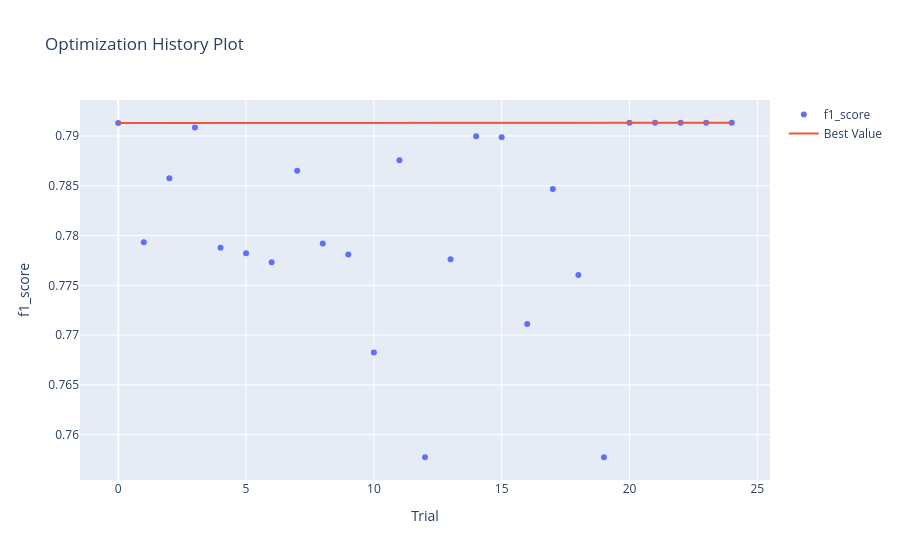

Write notebook code for a chart like this one.
### Code cell
optuna.visualization.plot_optimization_history(optuna_study_log_reg_3, target_name='f1_score')

### Figure 1 — Plotly figure (JSON) as saved in the notebook; plotly's stock layout.template omitted (floating-point values rounded to 4 significant figures)
{"data": [{"mode": "markers", "name": "f1_score", "type": "scatter", "x": [0, 1, 2, 3, 4, 5, 6, 7, 8, 9, 10, 11, 12, 13, 14, 15, 16, 17, 18, 19, 20, 21, 22, 23, 24], "y": [0.7913, 0.7793, 0.7858, 0.7908, 0.7788, 0.7782, 0.7773, 0.7865, 0.7792, 0.7781, 0.7682, 0.7876, 0.7577, 0.7776, 0.79, 0.7899, 0.7711, 0.7847, 0.776, 0.7577, 0.7913, 0.7913, 0.7913, 0.7913, 0.7913]}, {"mode": "lines", "name": "Best Value", "type": "scatter", "x": [0, 1, 2, 3, 4, 5, 6, 7, 8, 9, 10, 11, 12, 13, 14, 15, 16, 17, 18, 19, 20, 21, 22, 23, 24], "y": [0.7913, 0.7913, 0.7913, 0.7913, 0.7913, 0.7913, 0.7913, 0.7913, 0.7913, 0.7913, 0.7913, 0.7913, 0.7913, 0.7913, 0.7913, 0.7913, 0.7913, 0.7913, 0.7913, 0.7913, 0.7913, 0.7913, 0.7913, 0.7913, 0.7913]}, {"marker": {"color": "#cccccc"}, "mode": "markers", "name": "Infeasible Trial", "showlegend": false, "type": "scatter", "x": [], "y": []}], "layout": {"title": {"text": "Optimization History Plot"}, "xaxis": {"title": {"text": "Trial"}}, "yaxis": {"title": {"text": "f1_score"}}}}
